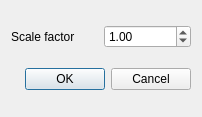
<?xml version="1.0" encoding="UTF-8"?>
<ui version="4.0">
 <class>Dialog</class>
 <widget class="QDialog" name="Dialog">
  <property name="geometry">
   <rect>
    <x>0</x>
    <y>0</y>
    <width>202</width>
    <height>117</height>
   </rect>
  </property>
  <property name="windowTitle">
   <string>Dialog</string>
  </property>
  <layout class="QGridLayout" name="gridLayout">
   <item row="0" column="0">
    <widget class="QLabel" name="label">
     <property name="text">
      <string>Scale factor</string>
     </property>
    </widget>
   </item>
   <item row="0" column="1">
    <widget class="QDoubleSpinBox" name="scaleFactor">
     <property name="minimum">
      <double>0.010000000000000</double>
     </property>
     <property name="maximum">
      <double>10.000000000000000</double>
     </property>
     <property name="singleStep">
      <double>0.100000000000000</double>
     </property>
     <property name="value">
      <double>1.000000000000000</double>
     </property>
    </widget>
   </item>
   <item row="1" column="0" colspan="2">
    <widget class="QDialogButtonBox" name="buttonBox">
     <property name="orientation">
      <enum>Qt::Horizontal</enum>
     </property>
     <property name="standardButtons">
      <set>QDialogButtonBox::Cancel|QDialogButtonBox::Ok</set>
     </property>
    </widget>
   </item>
  </layout>
 </widget>
 <resources/>
 <connections>
  <connection>
   <sender>buttonBox</sender>
   <signal>accepted()</signal>
   <receiver>Dialog</receiver>
   <slot>accept()</slot>
   <hints>
    <hint type="sourcelabel">
     <x>248</x>
     <y>254</y>
    </hint>
    <hint type="destinationlabel">
     <x>157</x>
     <y>274</y>
    </hint>
   </hints>
  </connection>
  <connection>
   <sender>buttonBox</sender>
   <signal>rejected()</signal>
   <receiver>Dialog</receiver>
   <slot>reject()</slot>
   <hints>
    <hint type="sourcelabel">
     <x>316</x>
     <y>260</y>
    </hint>
    <hint type="destinationlabel">
     <x>286</x>
     <y>274</y>
    </hint>
   </hints>
  </connection>
 </connections>
</ui>
